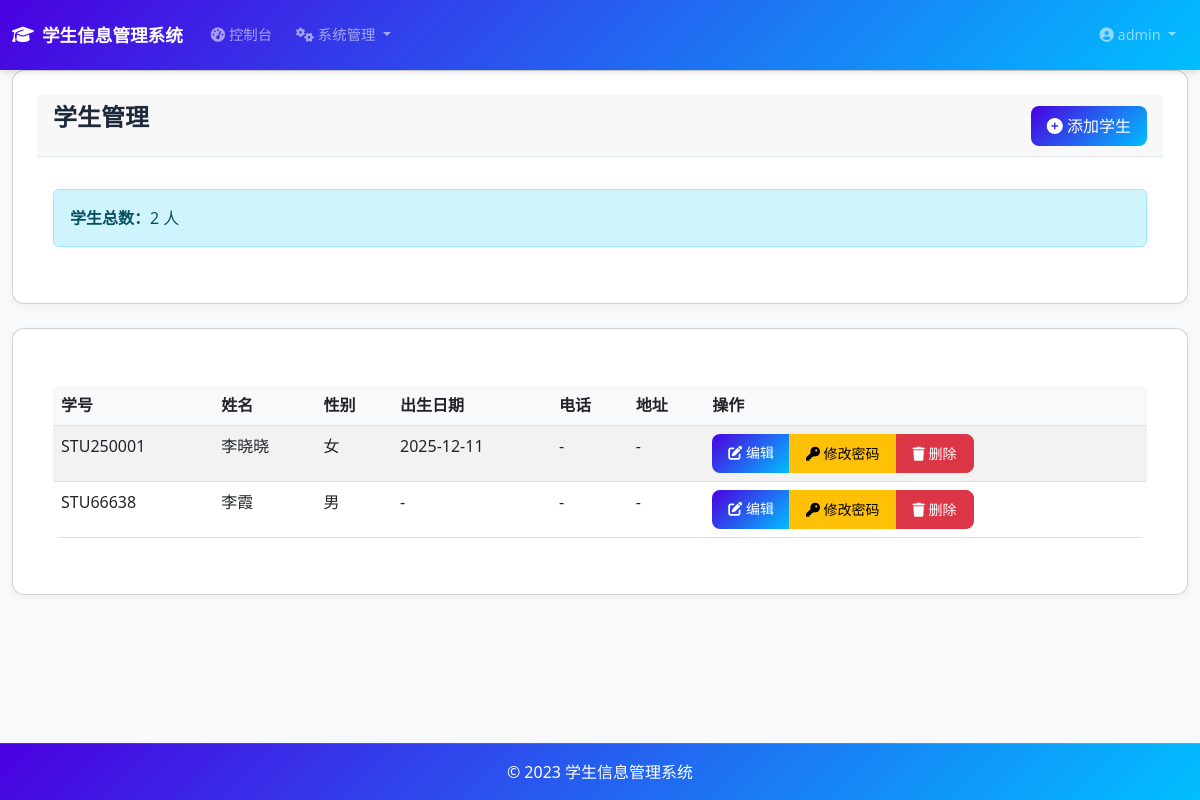
Before: /admin/students (signed in) with the older database file.
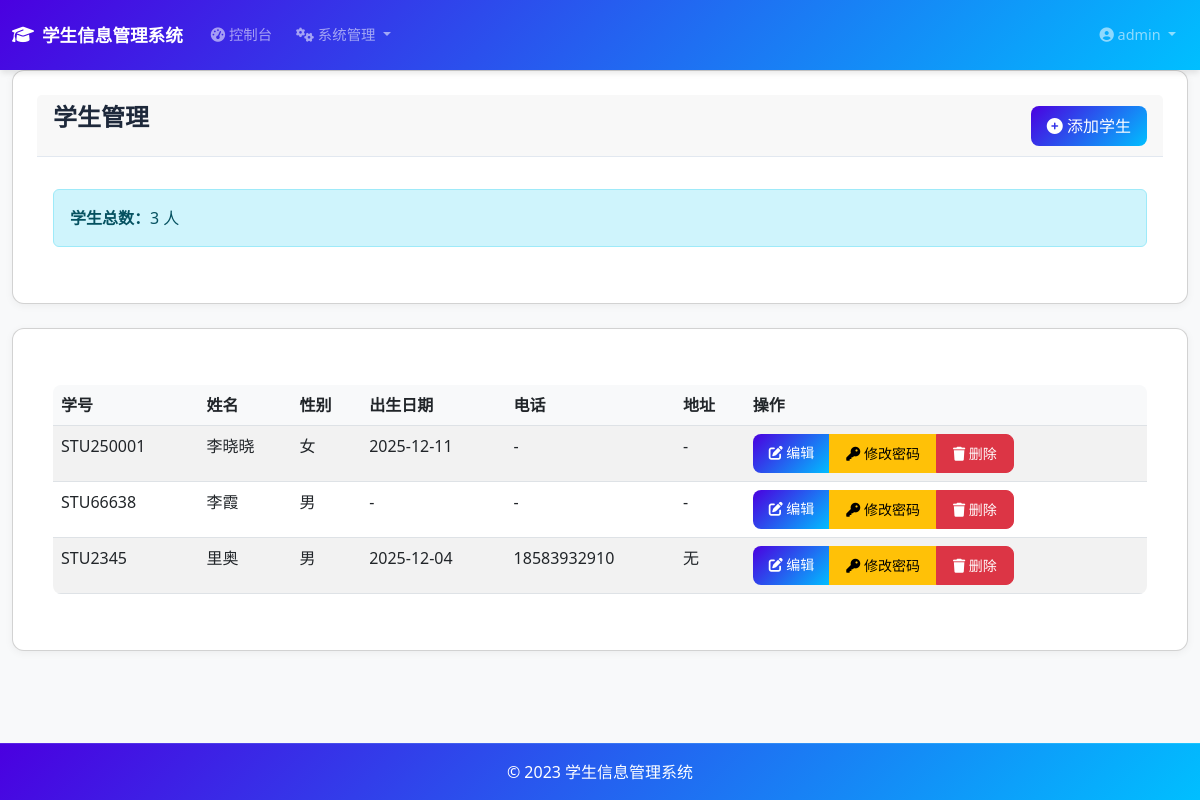
After: the same page with the newer database file.
### models.py (models this page shows, shortened)
class User(UserMixin, db.Model):
    id = db.Column(db.Integer, primary_key=True)
    username = db.Column(db.String(80), unique=True, nullable=False)
    email = db.Column(db.String(120), unique=True, nullable=False)
    password_hash = db.Column(db.String(128))
    is_admin = db.Column(db.Boolean, default=False)
    created_at = db.Column(db.DateTime, default=datetime.utcnow)
    student_info = db.relationship('Student', backref='user', uselist=False)

class Student(db.Model):
    id = db.Column(db.Integer, primary_key=True)
    user_id = db.Column(db.Integer, db.ForeignKey('user.id'), nullable=False)
    student_id = db.Column(db.String(20), unique=True, nullable=False)
    name = db.Column(db.String(50), nullable=False)
    gender = db.Column(db.String(10))
    birth_date = db.Column(db.Date)
    phone = db.Column(db.String(20))
    address = db.Column(db.String(200))
    enrollment_date = db.Column(db.Date, default=datetime.utcnow().date)
    courses = db.relationship('Course', secondary='student_course', backref='students')

### app.py (the view)
@app.route('/admin/students')
@login_required
def list_students():
    if not current_user.is_admin:
        abort(403)
    students = Student.query.join(User).filter(User.is_admin == False).all()
    return render_template('students/list.html', students=students)

### app.py (called while the page is built)
@login_manager.user_loader
def load_user(user_id):
    if user_id is not None:
        return User.query.get(int(user_id))
    return None

### templates/students/list.html (shortened to what this page needs)
{% extends "base.html" %}
{% block content %}
<div class="card mb-4">
    <div class="card-header d-flex justify-content-between align-items-center">
        <h1>学生管理</h1>
        <div>
            <a href="{{ url_for('create_student') }}" class="btn btn-primary">
                <i class="fas fa-plus-circle"></i> 添加学生
            </a>
        </div>
    </div>
    <div class="card-body">
        <div class="alert alert-info">
            <strong>学生总数：</strong>{{ students|length }} 人
        </div>
    </div>
</div>
<div class="card">
    <div class="card-body">
        {% if students %}
        <div class="table-responsive">
            <table class="table table-striped table-hover">
                <thead>
                    <tr>
                        <th>学号</th>
                        <th>姓名</th>
                        <th>性别</th>
                        <th>出生日期</th>
                        <th>电话</th>
                        <th>地址</th>
                        <th>操作</th>
                    </tr>
                </thead>
                <tbody>
                    {% for student in students %}
                    <tr>
                        <td>{{ student.student_id }}</td>
                        <td>{{ student.name }}</td>
                        <td>{{ student.gender or '-' }}</td>
                        <td>{{ student.birth_date.strftime('%Y-%m-%d') if student.birth_date else '-' }}</td>
                        <td>{{ student.phone or '-' }}</td>
                        <td>{{ student.address or '-' }}</td>
                        <td>
                            <div class="btn-group" role="group">
                                <a href="{{ url_for('edit_student', student_id=student.id) }}" class="btn btn-primary btn-sm">
                                    <i class="fas fa-edit"></i> 编辑
                                </a>
                                <a href="{{ url_for('change_student_password', student_id=student.id) }}" class="btn btn-warning btn-sm">
                                    <i class="fas fa-key"></i> 修改密码
                                </a>
                                <button type="button" class="btn btn-danger btn-sm" data-bs-toggle="modal" data-bs-target="#deleteModal{{ student.id }}">
                                    <i class="fas fa-trash"></i> 删除
                                </button>
                            </div>
                        </td>
                    </tr>
                    {% endfor %}
                </tbody>
            </table>
        </div>
        {% else %}
        <div class="alert alert-info">
            <i class="fas fa-info-circle"></i> 暂无学生信息
        </div>
        {% endif %}
    </div>
</div>
{% endblock %}

### templates/base.html (shortened to what this page needs)
<!DOCTYPE html>
<html lang="zh-CN">
<head>
    <link href="https://cdn.jsdelivr.net/npm/bootstrap@5.3.0/dist/css/bootstrap.min.css" rel="stylesheet">
    <link rel="stylesheet" href="https://cdnjs.cloudflare.com/ajax/libs/font-awesome/6.4.0/css/all.min.css">
    <link rel="stylesheet" href="{{ url_for('static', filename='css/schedule.css') }}">
</head>
<body>
    <nav class="navbar navbar-expand-lg navbar-dark fixed-top">
        <div class="container-fluid">
            <a class="navbar-brand" href="{{ url_for('index') }}">
                <i class="fas fa-graduation-cap"></i> 学生信息管理系统
            </a>
            <div class="collapse navbar-collapse" id="navbarNav">
                <ul class="navbar-nav me-auto">
                    {% if current_user.is_authenticated %}
                        <li class="nav-item">
                            <a class="nav-link" href="{{ url_for('admin_dashboard') if current_user.is_admin else url_for('dashboard') }}">
                                <i class="fas fa-tachometer-alt"></i> 控制台
                            </a>
                        </li>
                        {% if current_user.is_admin %}
                        <li class="nav-item dropdown">
                            <a class="nav-link dropdown-toggle" href="#" id="adminDropdown" role="button" data-bs-toggle="dropdown" aria-expanded="false">
                                <i class="fas fa-cogs"></i> 系统管理
                            </a>
                        </li>
                        {% endif %}
                    {% endif %}
                </ul>
                <ul class="navbar-nav">
                    {% if current_user.is_authenticated %}
                        <li class="nav-item dropdown">
                            <a class="nav-link dropdown-toggle" href="#" id="userDropdown" role="button" data-bs-toggle="dropdown" aria-expanded="false">
                                <i class="fas fa-user-circle"></i> {{ current_user.username }}
                            </a>
                        </li>
                    {% endif %}
                </ul>
            </div>
        </div>
    </nav>
    <div class="container-fluid" style="padding-top: 70px;">
        {% block content %}{% endblock %}
    </div>
    <footer class="footer mt-auto py-3">
        <div class="container text-center">
            <span>© 2023 学生信息管理系统</span>
        </div>
    </footer>
</body>
</html>

### templates/base.html (style rules this page uses)
body { font-family: 'Segoe UI', sans-serif; background-color: #f8f9fa; margin: 0; padding: 0; }
.navbar { box-shadow: 0 4px 6px -1px rgba(0, 0, 0, 0.1); padding: 1rem 0; background: linear-gradient(135deg, #4a00e0, #00bfff) !important; margin-bottom: 10px; position: fixed; top: 0; width: 100%; z-index: 1030; }
.navbar-brand { font-weight: 700; font-size: 1.1rem; display: flex; align-items: center; gap: 0.5rem; }
.navbar-nav .nav-link { font-weight: 500; font-size: 0.9rem; transition: all 0.3s ease; border-radius: 0.5rem; margin: 0 0.25rem; }
.card { background: white; border-radius: 12px; padding: 1.5rem; box-shadow: 0 2px 8px rgba(0,0,0,0.05); margin-bottom: 1rem; }
.card-header { font-size: 1.5rem; font-weight: 600; margin-bottom: 1rem; padding-bottom: 0.5rem; border-bottom: 1px solid #e2e8f0; color: #1e293b; }
h1, h2, h3, h4, h5, h6 { font-size: 1.5rem; font-weight: 600; color: #1e293b; margin-bottom: 1rem; }
.table-responsive { margin-top: 1rem; }
.table { border-radius: 8px; overflow: hidden; }
.table th { background-color: #f8f9fa; font-weight: 600; }
.btn { border-radius: 8px; padding: 0.5rem 1rem; font-weight: 500; transition: all 0.3s ease; }
.btn-primary { background: linear-gradient(135deg, #4a00e0, #00bfff); border: none; }
.footer { position: fixed; bottom: 0; left: 0; width: 100%; padding: 20px 0; background: linear-gradient(135deg, #4a00e0, #00bfff); color: #ffffff; border-top: 1px solid rgba(255, 255, 255, 0.1); z-index: 10; }

Changed rows visible on the page:
added Student: student_id "STU2345", name "里奥", gender "男", birth_date "2025-12-04", phone "18583932910", address "无"
Other visible differences:
{{ students|length }}: "2" → "3"
